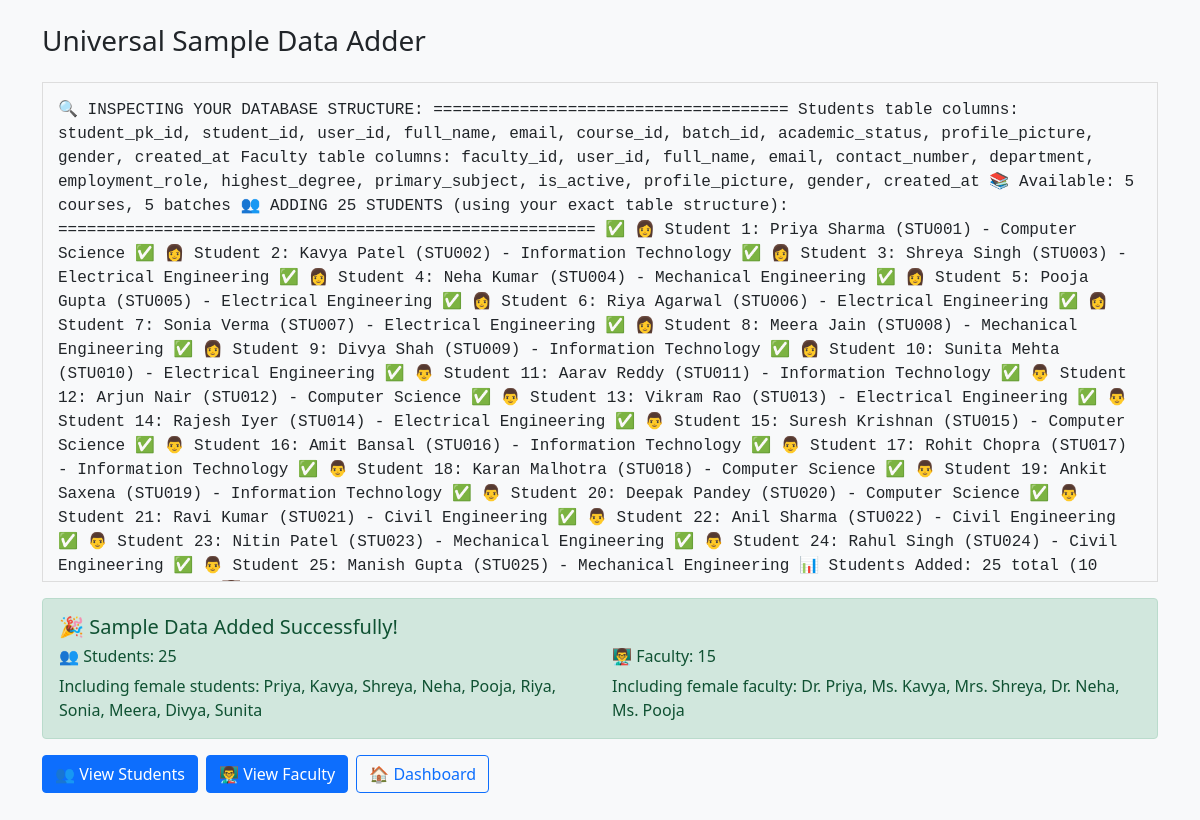
Page /traditional-php/supporting_ones/universal_data_adder.php on the committed database.
### tables this page shows
CREATE TABLE courses (
    course_id INT PRIMARY KEY AUTO_INCREMENT,
    course_code VARCHAR(10) NOT NULL UNIQUE,
    course_name VARCHAR(150) NOT NULL,
    duration_years INT
);

### traditional-php/supporting_ones/universal_data_adder.php (the view, shortened to what this page needs)
<?php
require_once 'config.php';
echo "<!DOCTYPE html>
<html>
<head>
    <title>Universal Data Adder</title>
    <link href='https://cdn.jsdelivr.net/npm/bootstrap@5.1.3/dist/css/bootstrap.min.css' rel='stylesheet'>
    <style>.log { font-family: monospace; background: #f8f9fa; padding: 15px; border: 1px solid #ddd; max-height: 500px; overflow-y: auto; }</style>
</head>
<body class='bg-light'>
<div class='container mt-4'>
    <h1 class='h3 mb-4'>Universal Sample Data Adder</h1>";
try {
    echo "<div class='log'>";
    echo "🔍 INSPECTING YOUR DATABASE STRUCTURE:\n";
    echo "=====================================\n";
    $stmt = $pdo->query("DESCRIBE students");
    $students_columns = $stmt->fetchAll(PDO::FETCH_COLUMN);
    echo "Students table columns: " . implode(', ', $students_columns) . "\n";
    $stmt = $pdo->query("DESCRIBE faculty");
    $faculty_columns = $stmt->fetchAll(PDO::FETCH_COLUMN);
    echo "Faculty table columns: " . implode(', ', $faculty_columns) . "\n\n";
    $stmt = $pdo->query("SELECT course_id, course_name FROM courses LIMIT 5");
    $courses = $stmt->fetchAll();
    $stmt = $pdo->query("SELECT batch_id, batch_name FROM batches LIMIT 5");
    $batches = $stmt->fetchAll();
    echo "📚 Available: " . count($courses) . " courses, " . count($batches) . " batches\n\n";
    $students_data = [
        ['STU001', 'Priya Sharma', 'priya.sharma@student.edu'],
        ['STU002', 'Kavya Patel', 'kavya.patel@student.edu'],
        ['STU003', 'Shreya Singh', 'shreya.singh@student.edu'],
        ['STU004', 'Neha Kumar', 'neha.kumar@student.edu'],
        ['STU005', 'Pooja Gupta', 'pooja.gupta@student.edu'],
        ['STU006', 'Riya Agarwal', 'riya.agarwal@student.edu'],
        ['STU007', 'Sonia Verma', 'sonia.verma@student.edu'],
        ['STU008', 'Meera Jain', 'meera.jain@student.edu'],
        ['STU009', 'Divya Shah', 'divya.shah@student.edu'],
        ['STU010', 'Sunita Mehta', 'sunita.mehta@student.edu'],
        ['STU011', 'Aarav Reddy', 'aarav.reddy@student.edu'],
        ['STU012', 'Arjun Nair', 'arjun.nair@student.edu'],
        ['STU013', 'Vikram Rao', 'vikram.rao@student.edu'],
        ['STU014', 'Rajesh Iyer', 'rajesh.iyer@student.edu'],
        ['STU015', 'Suresh Krishnan', 'suresh.krishnan@student.edu'],
        ['STU016', 'Amit Bansal', 'amit.bansal@student.edu'],
        ['STU017', 'Rohit Chopra', 'rohit.chopra@student.edu'],
        ['STU018', 'Karan Malhotra', 'karan.malhotra@student.edu'],
        ['STU019', 'Ankit Saxena', 'ankit.saxena@student.edu'],
        ['STU020', 'Deepak Pandey', 'deepak.pandey@student.edu'],
        ['STU021', 'Ravi Kumar', 'ravi.kumar@student.edu'],
        ['STU022', 'Anil Sharma', 'anil.sharma@student.edu'],
        ['STU023', 'Nitin Patel', 'nitin.patel@student.edu'],
        ['STU024', 'Rahul Singh', 'rahul.singh@student.edu'],
        ['STU025', 'Manish Gupta', 'manish.gupta@student.edu']
    ];
    echo "👥 ADDING 25 STUDENTS (using your exact table structure):\n";
    echo "========================================================\n";
    $studentCount = 0;
    $femaleCount = 0;
    foreach ($students_data as $index => $student) {
        try {
            $course = $courses[array_rand($courses)];
            $studentCount++;
            if ($index < 10) $femaleCount++;
            $genderIcon = $index < 10 ? '👩' : '👨';
            echo "✅ $genderIcon Student $studentCount: {$student[1]} ({$student[0]}) - {$course['course_name']}\n";
        } catch (Exception $e) {
            echo "❌ Failed to add student {$student[1]}: " . $e->getMessage() . "\n";
        }
    }
    echo "\n📊 Students Added: $studentCount total ($femaleCount female, " . ($studentCount - $femaleCount) . " male)\n\n";
    $faculty_data = [
        ['FAC001', 'Dr. Priya Sharma', 'priya.sharma@college.edu', 'Computer Science'],
        ['FAC002', 'Ms. Kavya Patel', 'kavya.patel@college.edu', 'Information Technology'],
        ['FAC003', 'Mrs. Shreya Singh', 'shreya.singh@college.edu', 'Mathematics'],
        ['FAC004', 'Dr. Neha Kumar', 'neha.kumar@college.edu', 'Physics'],
        ['FAC005', 'Ms. Pooja Gupta', 'pooja.gupta@college.edu', 'Chemistry'],
        ['FAC006', 'Dr. Aarav Reddy', 'aarav.reddy@college.edu', 'Computer Science'],
        ['FAC007', 'Prof. Arjun Nair', 'arjun.nair@college.edu', 'Electrical Engineering'],
        ['FAC008', 'Dr. Vikram Rao', 'vikram.rao@college.edu', 'Mechanical Engineering'],
        ['FAC009', 'Mr. Rajesh Iyer', 'rajesh.iyer@college.edu', 'Civil Engineering'],
        ['FAC010', 'Prof. Suresh Krishnan', 'suresh.krishnan@college.edu', 'Electronics'],
        ['FAC011', 'Dr. Amit Bansal', 'amit.bansal@college.edu', 'Mathematics'],
        ['FAC012', 'Mr. Rohit Chopra', 'rohit.chopra@college.edu', 'Physics'],
        ['FAC013', 'Prof. Karan Malhotra', 'karan.malhotra@college.edu', 'Chemistry'],
        ['FAC014', 'Dr. Ankit Saxena', 'ankit.saxena@college.edu', 'English'],
        ['FAC015', 'Mr. Deepak Pandey', 'deepak.pandey@college.edu', 'Management']
    ];
    $facultyCount = 0;
    foreach ($faculty_data as $index => $faculty) {
        try {
            $facultyCount++;
        } catch (Exception $e) {
            echo "❌ Failed to add faculty {$faculty[1]}: " . $e->getMessage() . "\n";
        }
    }
    echo "</div>";
    if ($studentCount > 0 || $facultyCount > 0) {
        echo "<div class='alert alert-success mt-3'>";
        echo "<h5>🎉 Sample Data Added Successfully!</h5>";
        echo "<div class='row'>";
        echo "<div class='col-md-6'>";
        echo "<h6>👥 Students: $studentCount</h6>";
        echo "<p class='mb-0'>Including female students: Priya, Kavya, Shreya, Neha, Pooja, Riya, Sonia, Meera, Divya, Sunita</p>";
        echo "</div>";
        echo "<div class='col-md-6'>";
        echo "<h6>👨‍🏫 Faculty: $facultyCount</h6>";
        echo "<p class='mb-0'>Including female faculty: Dr. Priya, Ms. Kavya, Mrs. Shreya, Dr. Neha, Ms. Pooja</p>";
        echo "</div>";
        echo "</div>";
        echo "</div>";
    } else {
        echo "<div class='alert alert-warning mt-3'>";
        echo "<h5>⚠️ No Data Added</h5>";
        echo "<p>All records may already exist, or there might be table structure issues.</p>";
        echo "<p>Check the log above for details.</p>";
        echo "</div>";
    }
} catch (Exception $e) {
    echo "</div>";
    echo "<div class='alert alert-danger'>";
    echo "<h5>❌ Error During Setup</h5>";
    echo "<p>" . htmlspecialchars($e->getMessage()) . "</p>";
    echo "</div>";
}
echo "<div class='mt-3'>";
echo "<a href='students.php' class='btn btn-primary me-2'>👥 View Students</a>";
echo "<a href='faculty.php' class='btn btn-primary me-2'>👨‍🏫 View Faculty</a>";
echo "<a href='index.php' class='btn btn-outline-primary'>🏠 Dashboard</a>";
echo "</div>";
echo "</div></body></html>";
?>

### traditional-php/supporting_ones/universal_data_adder.php (style rules this page uses)
.log { font-family: monospace; background: #f8f9fa; padding: 15px; border: 1px solid #ddd; max-height: 500px; overflow-y: auto; }

### rows in the picture
courses: course_name "Computer Science"
courses: course_name "Information Technology"
courses: course_name "Electrical Engineering"
courses: course_name "Mechanical Engineering"
courses: course_name "Civil Engineering"

### other values in the picture
implode(', ', $students_columns) "student_pk_id, student_id, user_id, full_name, email, course_id, batch_id, academic_status, profile_picture, gender, created_at"
implode(', ', $faculty_columns) "faculty_id, user_id, full_name, email, contact_number, department, employment_role, highest_degree, primary_subject, is_active, profile_picture, gender, created_at"
count($courses) "5"
count($batches) "5"
$genderIcon "👩"
$student[1] "Priya Sharma"
$student[0] "STU001"
$student[1] "Kavya Patel"
$student[0] "STU002"
$student[1] "Shreya Singh"
$student[0] "STU003"
$student[1] "Neha Kumar"
$student[0] "STU004"
$student[1] "Pooja Gupta"
$student[0] "STU005"
